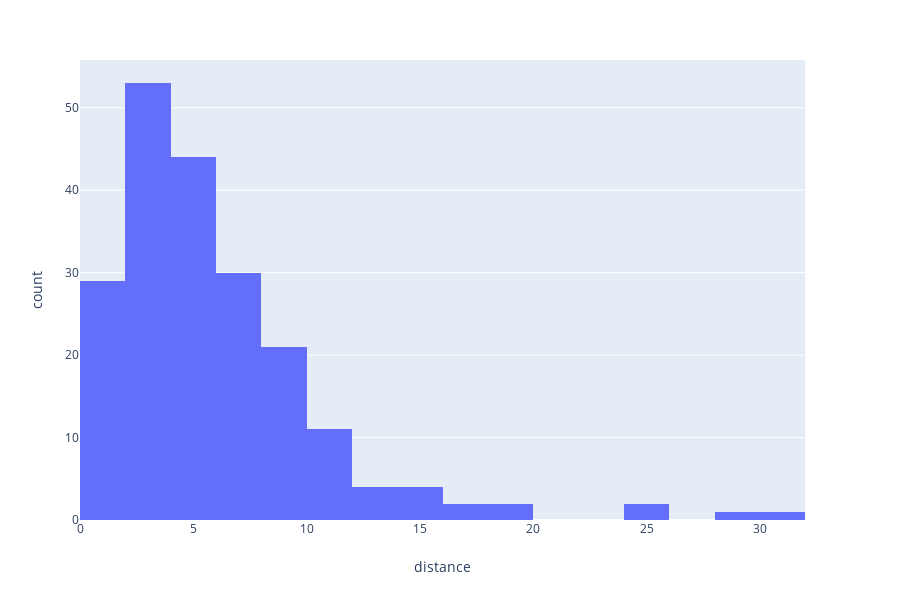

The code cell stored with this chart in its notebook:
### Markdown cell above
Clearly there are some issues here - some of the airport locations are thousands of km away from where they should be. Let's take a look at those that are located within 100 miles of their city...

### Code cell
fig = px.histogram(df[df["distance"]<100], x="distance")
fig.show()

### Figure 1 — Plotly figure (JSON) as saved in the notebook; plotly's stock layout.template omitted (floating-point values rounded to 4 significant figures; data arrays with more than 128 entries replaced by an {"elided": "..."} marker saying what was removed)
{"data": [{"alignmentgroup": "True", "bingroup": "x", "hoverlabel": {"namelength": 0}, "hovertemplate": "distance=%{x}<br>count=%{y}", "legendgroup": "", "marker": {"color": "#636efa"}, "name": "", "offsetgroup": "", "orientation": "v", "showlegend": false, "type": "histogram", "x": {"elided": "204 float values"}, "xaxis": "x", "yaxis": "y"}], "layout": {"barmode": "relative", "height": 600, "legend": {"tracegroupgap": 0}, "margin": {"t": 60}, "xaxis": {"anchor": "y", "domain": [0, 0.98], "title": {"text": "distance"}}, "yaxis": {"anchor": "x", "domain": [0, 1], "title": {"text": "count"}}}}
